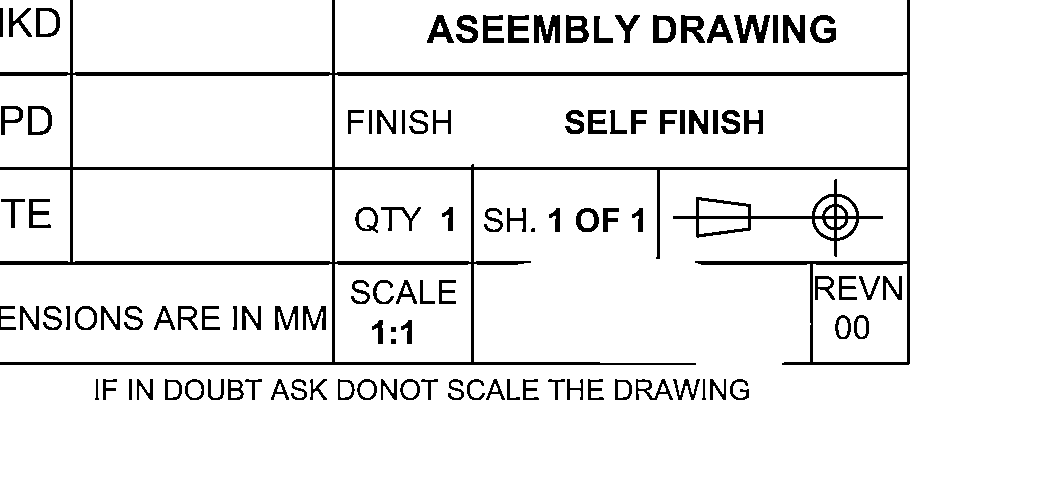
#> input picture backend/vision/debug/sam102lieho96gdtagospou2z_debug_ocr_roi_title_block_0.png, 1052 x 496 px
$ python -i pipeline.py   (imports and definitions only)
#> lines starting #> are read from the running program, lines starting #| are printed output that depends on the picture; after the words box and inside, x2 and y2 are one past the last pixel; in counts of white or black regions, pixels touching at a corner belong together
import cv2
import numpy as np
import math

class ImagePipeline:
    def __init__(self, target_dpi=300):
        self.target_dpi = target_dpi

    def process(self, image_path):
        """Runs the full preprocessing pipeline on the given image path."""
        # Check if PDF
        if image_path.lower().endswith(".pdf"):
            import fitz
            doc = fitz.open(image_path)
            if doc.page_count == 0:
                raise ValueError("PDF has no pages")
            page = doc.load_page(0)
            pix = page.get_pixmap(dpi=300)
            # Convert fitz pixmap to numpy array for cv2
            img = np.frombuffer(pix.samples, dtype=np.uint8).reshape(pix.height, pix.width, pix.n)
            # if it has alpha channel, convert to BGR, else RGB to BGR
            if pix.n == 4:
                img = cv2.cvtColor(img, cv2.COLOR_RGBA2BGR)
            else:
                img = cv2.cvtColor(img, cv2.COLOR_RGB2BGR)
            doc.close()
        else:
            # Read image natively
            img = cv2.imread(image_path)
#> img is the input picture: shape (496, 1052, 3); 92.6% white; 110 black regions (1 under 20 px), largest, box (x1, y1, x2, y2) and area: (0, 0, 910, 365) 15638, (673, 179, 883, 257) 1925, (734, 15, 770, 43) 531

        if img is None:
            raise ValueError(f"Could not read image at {image_path}")

        processed = img.copy()

        # 1. DPI Normalization (Resize to approximate 300 DPI if too small)
        # Assuming typical drawing is A4/A3, we scale it up if height < 2000
        height, width = processed.shape[:2]
#> height = 496; width = 1052
        if height < 2000:
            scale = 2000 / height
#> scale = 4.03
            processed = cv2.resize(processed, None, fx=scale, fy=scale, interpolation=cv2.INTER_CUBIC)
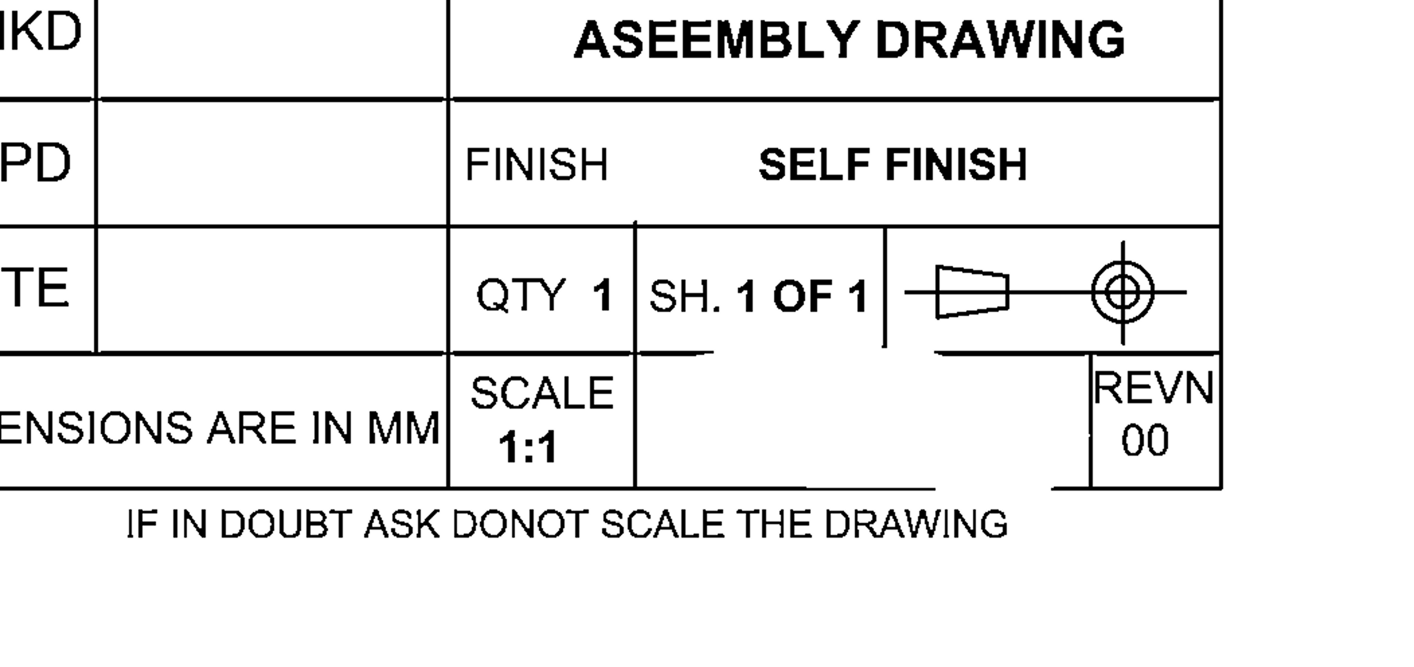
#> processed: shape (2000, 4242, 3) (shown at 1/3 size); min 0, max 255, mean 236.1

        # Convert to grayscale for most operations
        gray = cv2.cvtColor(processed, cv2.COLOR_BGR2GRAY)

        # 2. Border Removal
        gray = self.remove_borders(gray)

        # 3. Deskewing
        gray = self.deskew(gray)

        # 4. Noise Removal & Sharpening
        # Apply slight blur to remove high-frequency noise
        blurred = cv2.GaussianBlur(gray, (5, 5), 0)
        # Unsharp masking for sharpening
        sharpened = cv2.addWeighted(gray, 1.5, blurred, -0.5, 0)

        # 5. Contrast (CLAHE)
        clahe = cv2.createCLAHE(clipLimit=2.0, tileGridSize=(8, 8))
        contrast = clahe.apply(sharpened)

        # 6. Thresholding (Adaptive)
        binary = cv2.adaptiveThreshold(
            contrast, 255,
            cv2.ADAPTIVE_THRESH_GAUSSIAN_C,
            cv2.THRESH_BINARY, 11, 2
        )

        # 7. Morphological Operations (Opening/Closing to clean text)
        kernel = cv2.getStructuringElement(cv2.MORPH_RECT, (2, 2))
        # Remove small black noise
        opened = cv2.morphologyEx(binary, cv2.MORPH_OPEN, kernel, iterations=1)
        # Connect text segments
        cleaned = cv2.morphologyEx(opened, cv2.MORPH_CLOSE, kernel, iterations=1)

        return cleaned, contrast # return binary cleaned and grayscale contrast image

    def remove_borders(self, gray_img):
        """Removes dark borders from scanned images."""
        # Threshold to find borders
        _, thresh = cv2.threshold(gray_img, 50, 255, cv2.THRESH_BINARY)
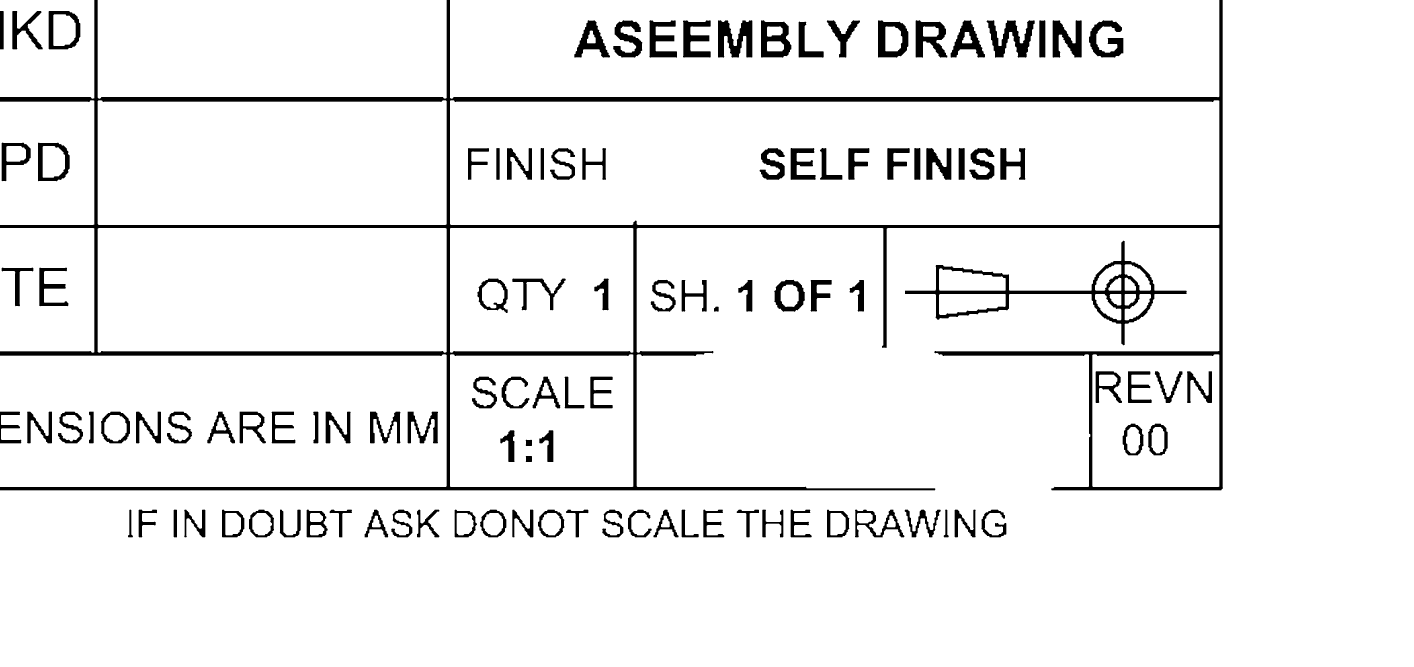
#> thresh: shape (2000, 4242) (shown at 1/3 size); 93.8% white; 110 black regions
        # Find contours
        contours, _ = cv2.findContours(thresh, cv2.RETR_EXTERNAL, cv2.CHAIN_APPROX_SIMPLE)
#> contours = 13 contours; largest, box (x1, y1, x2, y2) and area: (0, 0, 4242, 2000) 4270970, (1350, 301, 3658, 675) 851256, (1350, 0, 3658, 296) 669072, (0, 1063, 1340, 1461) 524084, (293, 301, 1340, 675) 386064
        if not contours:
            return gray_img

        # Find largest contour which is presumably the page
        largest_contour = max(contours, key=cv2.contourArea)
#> largest_contour = contour of 147 points, box (x1, y1, x2, y2) (0, 0, 4242, 2000), area 4270970
        x, y, w, h = cv2.boundingRect(largest_contour)
#> x = 0; y = 0; w = 4242; h = 2000

        # Crop if the contour is reasonably large
        img_h, img_w = gray_img.shape
#> img_h = 2000; img_w = 4242
        if w > 0.5 * img_w and h > 0.5 * img_h:
            return gray_img[y:y+h, x:x+w]
        return gray_img

    def deskew(self, image):
        """Calculates skew angle and rotates image to straighten it."""
        # Use edge detection and Hough lines to find dominant angle
        edges = cv2.Canny(image, 50, 150, apertureSize=3)
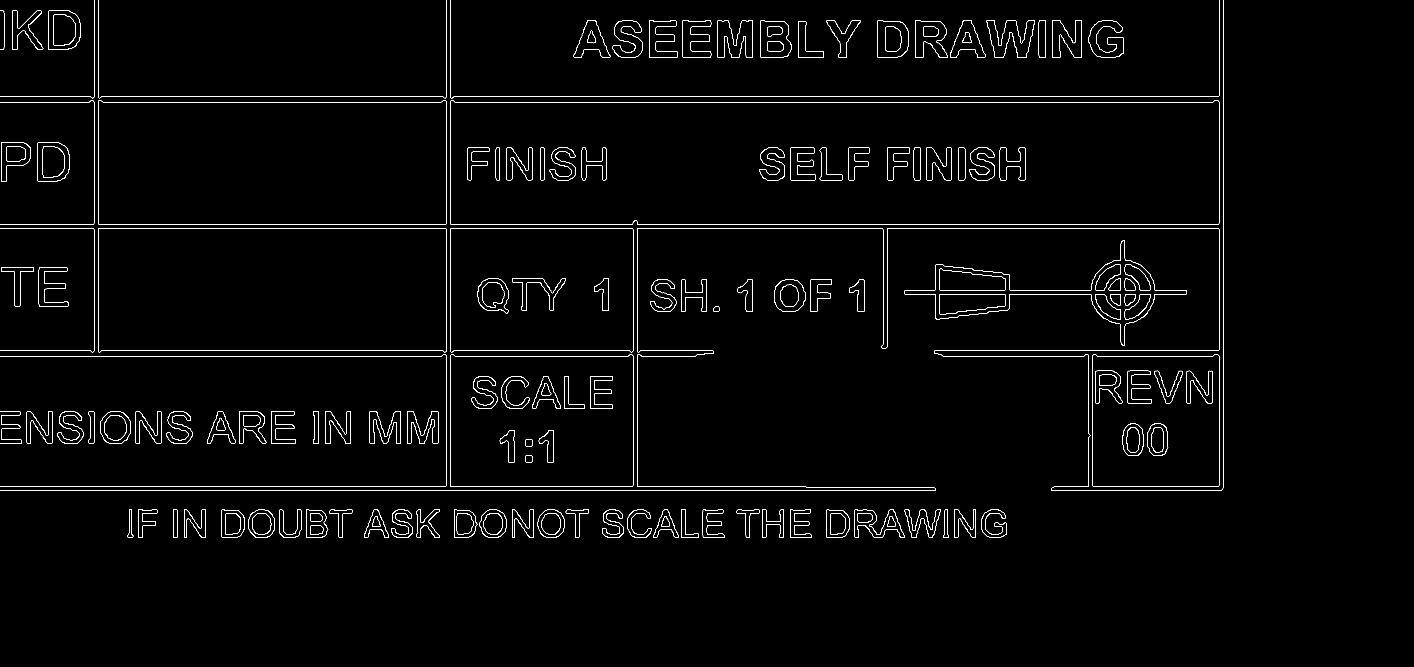
#> edges: shape (2000, 4242) (shown at 1/3 size); 1.1% white in thin lines or dots, all inside (x1, y1, x2, y2) = (0, 0, 3670, 1614)
        lines = cv2.HoughLinesP(edges, 1, np.pi / 180, 100, minLineLength=100, maxLineGap=10)
#> lines = 52 rows, first 6: [1364, 306, 3639, 306], [0, 1471, 2805, 1471], [1350, 290, 3654, 290], [2803, 1052, 3654, 1052], [0, 1459, 1337, 1459], [1913, 673, 3654, 673]

        if lines is None:
            return image

        angles = []
        for line in lines:
            x1, y1, x2, y2 = line[0]
            angle = math.degrees(math.atan2(y2 - y1, x2 - x1))
            # We only care about angles close to horizontal (-45 to 45)
            if -45 < angle < 45:
                angles.append(angle)
#> this loop made 52 passes
#> (x1, y1, x2, y2, angle) on passes 1 to 12: (1364, 306, 3639, 306, 0), (0, 1471, 2805, 1471, 0), (1350, 290, 3654, 290, 0), (2803, 1052, 3654, 1052, 0), (0, 1459, 1337, 1459, 0), (1913, 673, 3654, 673, 0), (295, 685, 1337, 685, 0), (3291, 1068, 3639, 1068, 0), (3669, 1464, 3669, 0, -90), (3657, 1456, 3657, 1067, -90), (1350, 1456, 1350, 1067, -90), (1338, 1458, 1338, 686, -90)
#> after the loop, angles = [0, 0, 0, 0, 0, 0, 0, 0, 0, 0, 0, 0, 0, 0, 0, 0, 0, 0, 0]

        if not angles:
            return image

        median_angle = np.median(angles)
#> median_angle = 0

        if abs(median_angle) < 0.5: # Almost straight
            return image

        # Rotate image
        (h, w) = image.shape[:2]
        center = (w // 2, h // 2)
        M = cv2.getRotationMatrix2D(center, median_angle, 1.0)

        # Keep background white (255)
        rotated = cv2.warpAffine(image, M, (w, h), flags=cv2.INTER_CUBIC, borderMode=cv2.BORDER_CONSTANT, borderValue=(255, 255, 255))
        return rotated

    # [50 lines left out: function extract_opencv_features, not called in this run]

>>> result = ImagePipeline().process('debug/sam102lieho96gdtagospou2z_debug_ocr_roi_title_block_0.png')
#> in process, `binary = cv2.adaptiveThreshold( contrast, 255, cv2.ADAPTIVE_THRESH_GAU..`:
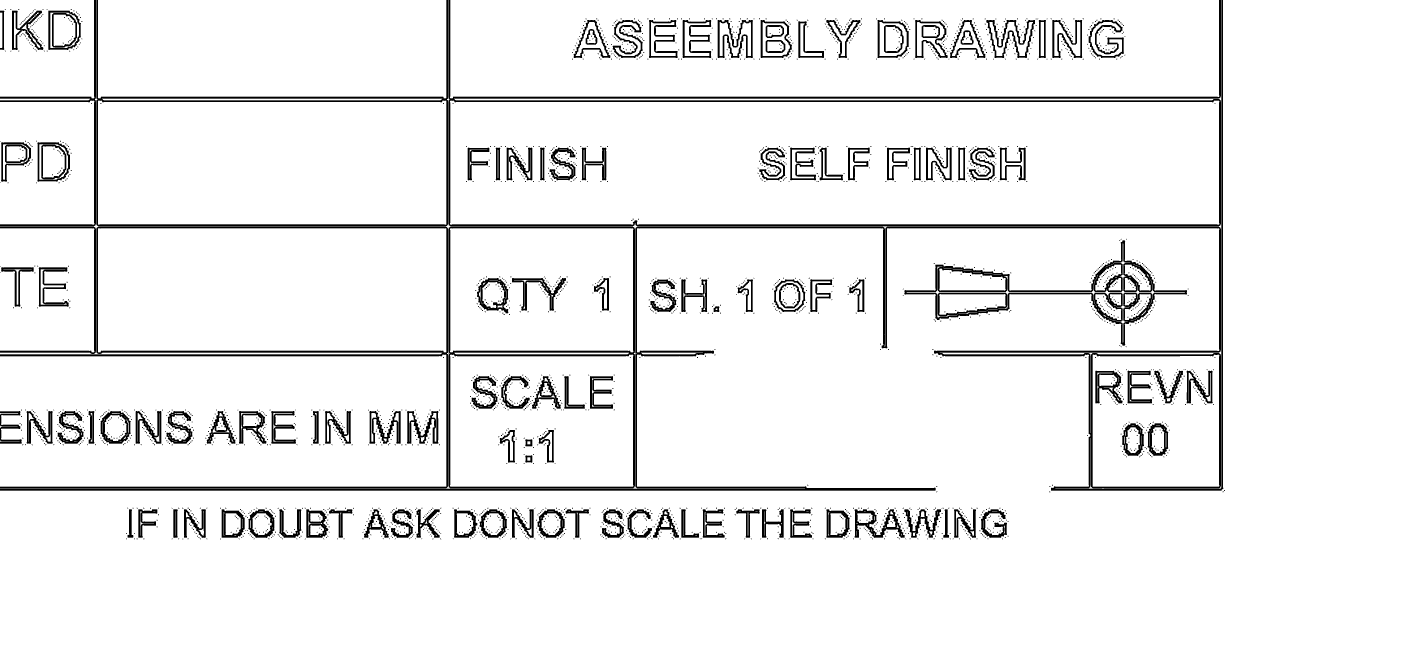
#> binary: shape (2000, 4242) (shown at 1/3 size); 93.9% white; 2721 black regions (2596 under 20 px), largest, box (x1, y1, x2, y2) and area: (0, 0, 3670, 1472) 92529, (1345, 0, 3663, 679) 47293, (0, 680, 1345, 1465) 31967
#> in process, `opened = cv2.morphologyEx(binary, cv2.MORPH_OPEN, kernel, iterations=1)`:
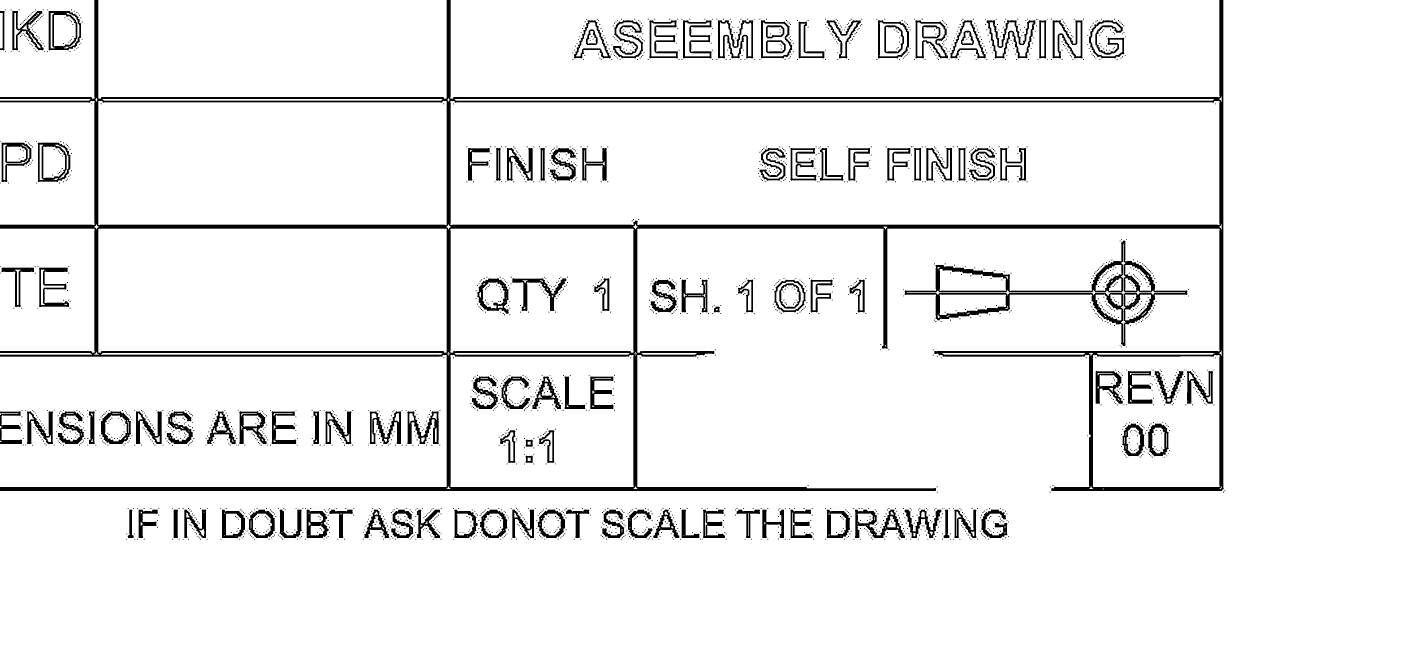
#> opened: shape (2000, 4242) (shown at 1/3 size); 93.7% white; 2713 black regions (2596 under 20 px), largest, box (x1, y1, x2, y2) and area: (0, 0, 3671, 1473) 222431, (2714, 722, 3562, 1038) 27909, (2960, 61, 3106, 175) 4565
#> in process, `cleaned = cv2.morphologyEx(opened, cv2.MORPH_CLOSE, kernel, iterations..`: cleaned: shape (2000, 4242); 93.7% white; 2694 black regions (2577 under 20 px), largest, box (x1, y1, x2, y2) and area: (0, 0, 3672, 1474) 222487, (2715, 723, 3563, 1039) 27898, (2961, 62, 3107, 176) 4557
